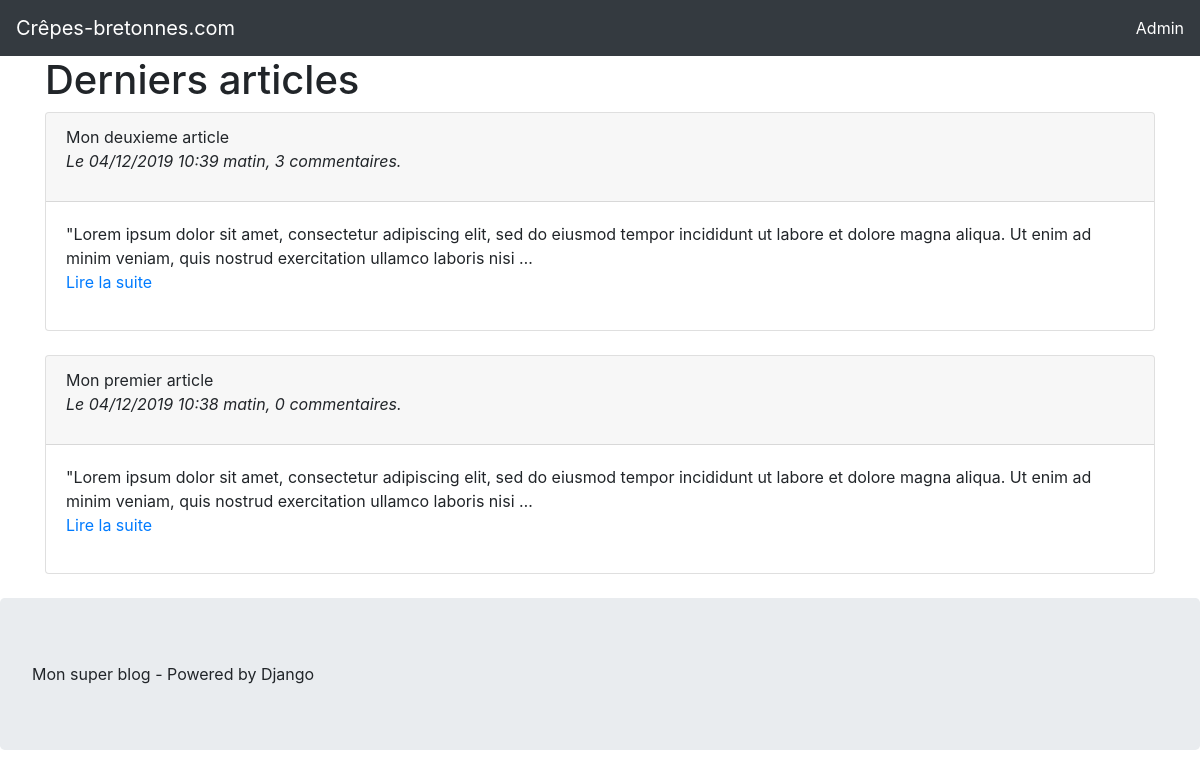
Screenshot of /blog/ with the database file from the repository.
### blog/models.py (models this page shows, shortened)
class Article(models.Model):
    titre = models.CharField(max_length=100)
    slug = models.SlugField()
    auteur = models.CharField(max_length=42)
    contenu = models.TextField(null=True)
    date = models.DateTimeField(verbose_name="Date de parution",
                                auto_now_add=True, auto_now=False)
    is_visible = models.BooleanField(verbose_name="Article publié ?",
                                     default=False)
    categorie = models.ForeignKey('Categorie', on_delete=models.CASCADE)

### blog/views.py (the view)
def accueil(request):
    articles = Article.objects.filter(is_visible=True).order_by('-date')[:4]
    return render(request, 'blog/accueil.html', {'articles': articles})

### blog/templates/blog/accueil.html (shortened to what this page needs)
{% extends "blog/base.html" %}
{% block content %}
	<h1>Derniers articles</h1>
	{% for article in articles %}
		<div class="card">
			<div class="card-header">
				{{ article.titre }}
				<p>
					<i>Le {{ article.date|date:'SHORT_DATETIME_FORMAT' }}, {{ article.comment_set.count }} commentaire{{ article.comment_set.count|pluralize }}.</i>
				</p>
			</div>
			<div class="card-body">
				{{ article.contenu|safe|truncatewords_html:30 }}
				<p><a href="{% url 'blog_lire' article.slug %}">Lire la suite</a></p>
			</div>
		</div>
		<br>
	{% endfor %}
{% endblock %}

### rows the page displays
Article: titre "Mon deuxieme article", date "04/12/2019 10:39 matin", comment_set.count "3", contenu "\"Lorem ipsum dolor sit amet, consectetur adipiscing elit, sed do eiusmod tempor incididunt ut labore et dolore magna aliqua. Ut enim ad minim veniam, quis nostrud exercitation ullamco laboris nisi …"
Article: titre "Mon premier article", date "04/12/2019 10:38 matin", comment_set.count "0", contenu "\"Lorem ipsum dolor sit amet, consectetur adipiscing elit, sed do eiusmod tempor incididunt ut labore et dolore magna aliqua. Ut enim ad minim veniam, quis nostrud exercitation ullamco laboris nisi …"
